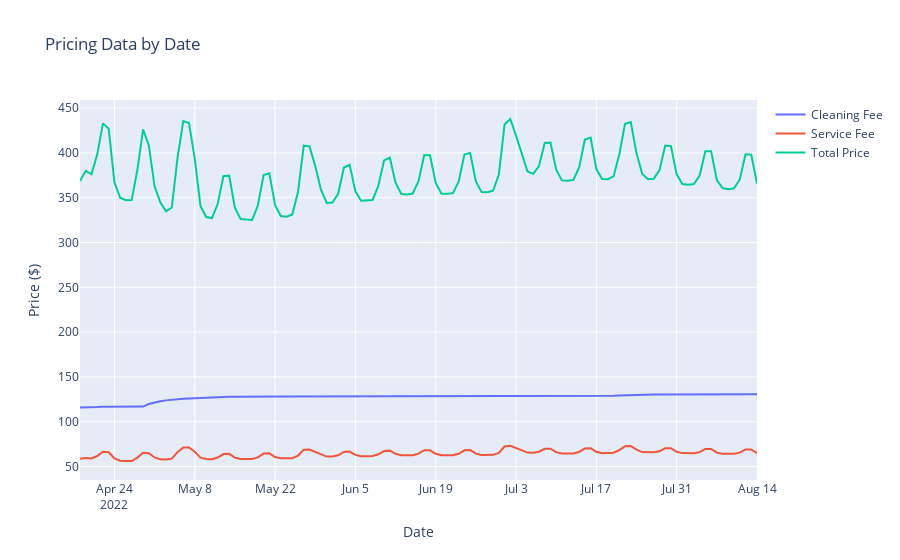

Notebook code for this chart:
### Code cell
# Create traces
price_data_line_fig = go.Figure()
price_data_line_fig.add_trace(go.Scatter(x=price_data_date['check_in'], y=price_data_date['cleaning_fee'],
                    mode='lines',
                    name='Cleaning Fee'))
price_data_line_fig.add_trace(go.Scatter(x=price_data_date['check_in'], y=price_data_date['service_fee'],
                    mode='lines',
                    name='Service Fee'))
price_data_line_fig.add_trace(go.Scatter(x=price_data_date['check_in'], y=price_data_date['total_price'],
                    mode='lines', 
                    name='Total Price'))
price_data_line_fig.update_layout(title_text="Pricing Data by Date", xaxis_title='Date', yaxis_title='Price ($)')
filename = "newsletter_features/price_data_line_fig.png"
price_data_line_fig.write_image(filename, engine='kaleido', width=2000, height=500)
price_data_line_fig.show()
